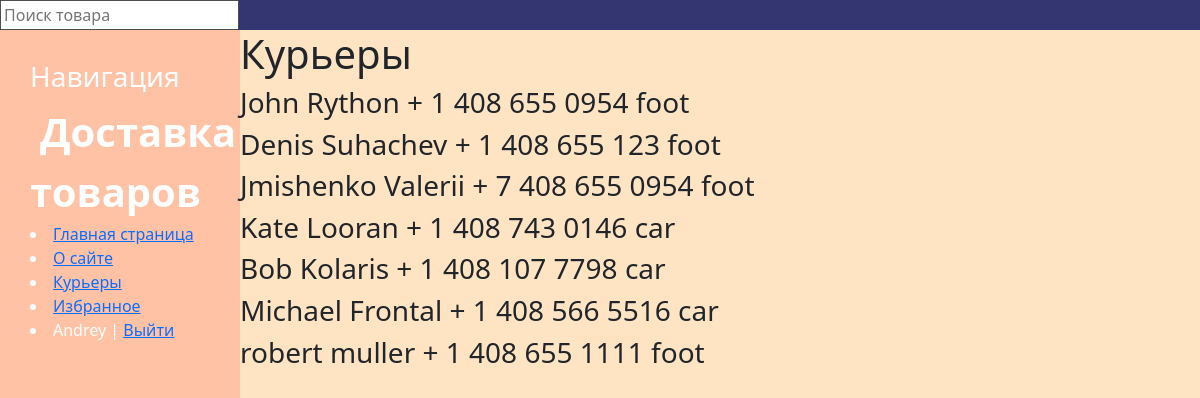
Screenshot of /courier/ (signed in) with the database file from the repository.
### delivery/models.py (models this page shows)
class Courier(models.Model):
    name = models.CharField(max_length=40, verbose_name='имя')
    telephone = models.CharField(max_length=20, verbose_name='телефон')
    delivery_type = models.CharField(max_length=40, verbose_name='имя')

### delivery/views.py (the view)
# urls.py: path("courier/", show_courier, name='courier'),
def show_courier(request):
    courier = Courier.objects.all()
    context = {
        'courier': courier,
        'title': 'Курьеры',
    }
    return render(request, 'courier.html', context=context)

### delivery/templatetags/store_tags.py (called while the page is built)
@register.simple_tag()
def get_menu():
    menu = [{'title': "Главная страница", 'url_name': 'home'},
            {'title': "О сайте", 'url_name': 'about'},
            {'title': "Курьеры", 'url_name': 'courier'},
            ]
    return menu

### delivery/templates/courier.html
{% extends 'base.html' %}
{% block content %}
    <h1>{{ title }}</h1>
    <ul>
{% for i in courier %}
<h3>{{ i.name }} {{ i.telephone }} {{ i.delivery_type }}</h3>
{% endfor %}
    </ul>
{% endblock %}

### delivery/templates/base.html (shortened to what this page needs)
{% load store_tags %}
{% load static %}
<!DOCTYPE html>
<html lang="en">
<head>
    <link rel="stylesheet" href="https://cdn.jsdelivr.net/npm/bootstrap@5.1.3/dist/css/bootstrap.min.css">
    <link rel="stylesheet" href="https://use.fontawesome.com/releases/v5.8.2/css/all.css">
    <link rel="stylesheet" href="{% static 'delivery/css/style.css' %}">
</head>
<body>
<div class="topnav">
    <form action="{% url 'search' %}" method="get" >
    <input type="search" placeholder="Поиск товара" name="search" required="">
    </form>
</div>
<aside>
    <h3>Навигация</h3>
    {% block mainmenu %}
    <span class="logo"> Доставка товаров</span>
    {% get_menu as menu %}
    {% for m in menu %}
        <li><a href="{% url m.url_name%}">{{ m.title }}</a></li>
        {% endfor %}
        {% if request.user.is_authenticated %}
        <li><a href="{% url 'favourite_list'%}">Избранное</a></li>
        <li class="last"> {{user.username}} | <a href="{% url 'logout' %}">Выйти</a></li>
        {% else %}
        <li class="last"><a href="{% url 'register' %}">Регистрация</a> | <a href="{% url 'login' %}">Войти</a></li>
        {% endif %}
    {% endblock mainmenu %}
</aside>
{% block content %}
{% endblock content %}
</body>
</html>

### delivery/static/delivery/css/style.css (style rules this page uses)
body { background: bisque; }
aside { background: #ff4e3939; float: left; width: 20%; padding: 2.5%; height: 100vh; color: #fff; }
.topnav { overflow: hidden; background-color: #333671; }
aside .logo { font-size: 40px; margin-left: 10px; font-weight: bold; }

### rows the page displays
Courier: name "John Rython", telephone "+ 1 408 655 0954", delivery_type "foot"
Courier: name "Denis Suhachev", telephone "+ 1 408 655 123", delivery_type "foot"
Courier: name "Jmishenko Valerii", telephone "+ 7 408 655 0954", delivery_type "foot"
Courier: name "Kate Looran", telephone "+ 1 408 743 0146", delivery_type "car"
Courier: name "Bob Kolaris", telephone "+ 1 408 107 7798", delivery_type "car"
Courier: name "Michael Frontal", telephone "+ 1 408 566 5516", delivery_type "car"
Courier: name "robert muller", telephone "+ 1 408 655 1111", delivery_type "foot"

### other values shown
{{ m.title }} "Главная страница" "О сайте" "Курьеры"
{{ user.username }} "Andrey"
{{ title }} "Курьеры"
